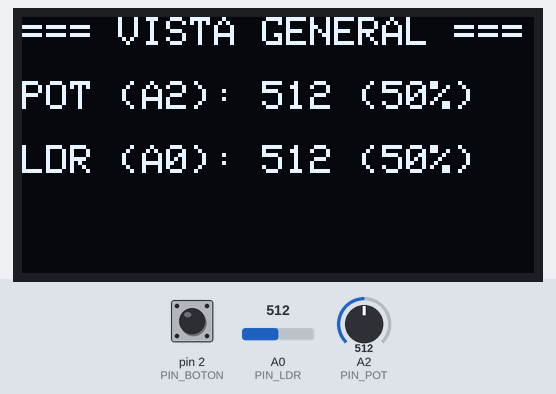
A sketch run on a simulated Arduino Uno, built with avr-gcc and run on an emulated ATmega328P. On the bench: 128×64 one-colour display. Inputs (shaded band) come from the test bench; at power-on: A0 (PIN_LDR) = 512, pin 2 (PIN_BOTON) LOW, A2 (PIN_POT) = 512. What the sketch prints to the serial monitor is not drawn.

Above: at 1.2 s.
1.3 s: A0 (PIN_LDR) set to 490
At 2.0 s:
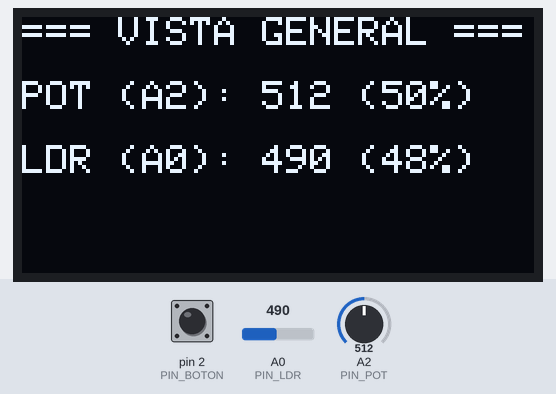
3.0 s: pin 2 (PIN_BOTON) pulled HIGH for 0.15 s
At 4.7 s:
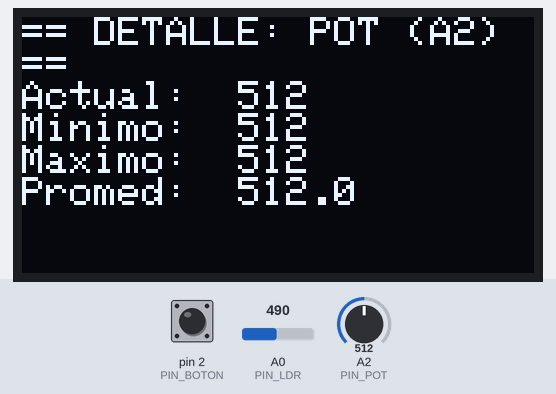
5.0 s: pin 2 (PIN_BOTON) pulled HIGH for 1 s
At 5.78 s:
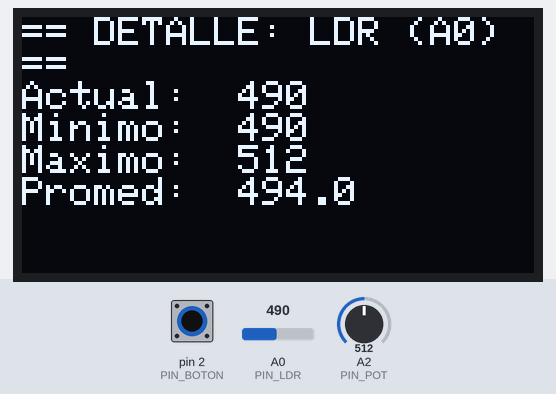
8.5 s: A0 (PIN_LDR) set to 510
At 8.9 s:
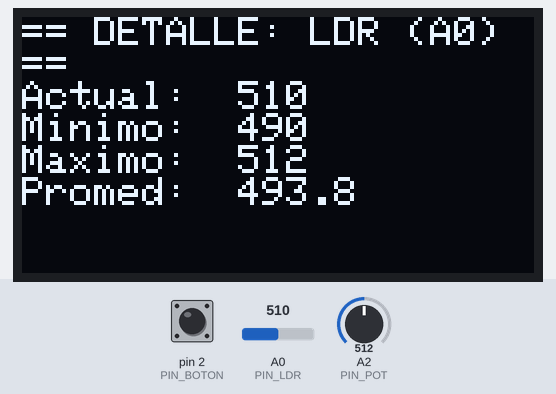
10.0 s: A0 (PIN_LDR) set to 306
At 10.28 s:
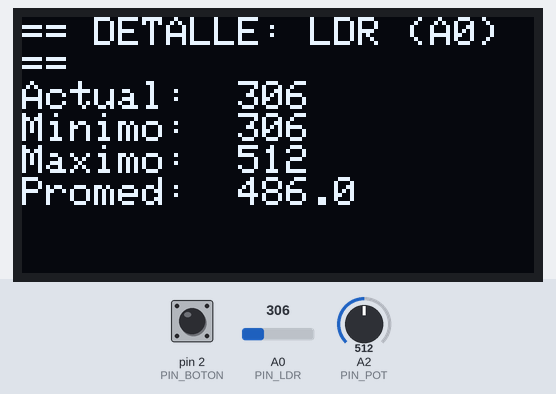
Timing chart, 0 to 12.5 s (numbered marks = the images above; inputs shaded):
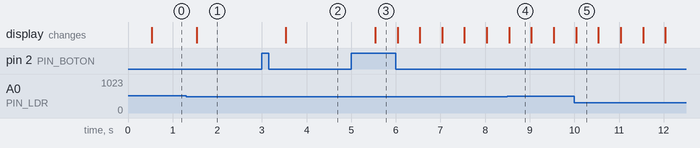

Measured:
- after the input at 1.3 s, the display: changes after 0.24 s (image 1)
- after the input at 3.0 s, the display: changes after 0.54 s (image 2)
- after the input at 5.0 s, the display: changes after 0.54 s (image 3)
- what the display in image 4 shows lasts 0.5 s, from 8.5 s to 9.0 s

The sketch:

lab-06-reto-4.ino
```cpp
/*
 * lab-06-reto-4-oled.ino
 *
 * Reto 4: Panel de tres pantallas con estadísticas por canal (OLED SSD1306)
 *
 * Circuito:
 *   - OLED SSD1306 I2C (SDA -> A4, SCL -> A5)
 *   - Potenciómetro -> A2
 *   - Fotoresistencia (LDR) -> A0
 *   - Pulsador en D2 (Pulldown: Resistencia 10k a GND, botón a +5V)
 */

#include <Wire.h>
#include <Adafruit_GFX.h>
#include <Adafruit_SSD1306.h>

// Geometría del OLED
const uint8_t ANCHO_PX = 128;
const uint8_t ALTO_PX = 64;

// Instancia OLED
Adafruit_SSD1306 display(ANCHO_PX, ALTO_PX, &Wire, -1);
uint8_t direccionOLED = 0x3C;

// Asignación de Pines
const uint8_t PIN_POT = A2;
const uint8_t PIN_LDR = A0;
const uint8_t PIN_BOTON = 2;

// Anti-rebote para el pulsador (D2)
int estadoBotonPrevio = LOW;
unsigned long ultimoTiempoDebounce = 0;
const unsigned long DELAY_DEBOUNCE = 50; // 50 ms antirrebote

// Control de pantalla (0: General, 1: Detalle POT, 2: Detalle LDR)
uint8_t pantallaActual = 0;

// Variables para estadísticas acumuladas (POT)
int minPot = 1023;
int maxPot = 0;
unsigned long sumaPot = 0;

// Variables para estadísticas acumuladas (LDR)
int minLdr = 1023;
int maxLdr = 0;
unsigned long sumaLdr = 0;

// Contador de muestras totales procesadas
unsigned long totalMuestras = 0;

// Lee el pulsador con filtro antirrebote
void verificarPulsador() {
  int lectura = digitalRead(PIN_BOTON);

  if (lectura != estadoBotonPrevio) {
    ultimoTiempoDebounce = millis();
  }

  if ((millis() - ultimoTiempoDebounce) > DELAY_DEBOUNCE) {
    static int estadoBotonEstable = LOW;
    if (lectura != estadoBotonEstable) {
      estadoBotonEstable = lectura;
      // Al detectar flanco de subida (presionado)
      if (estadoBotonEstable == HIGH) {
        pantallaActual = (pantallaActual + 1) % 3; // Modulo 3: conmuta 0 -> 1 -> 2 -> 0
      }
    }
  }
  estadoBotonPrevio = lectura;
}

// Procesa lecturas analógicas y actualiza mínimos, máximos y promedios
void actualizarEstadisticas(int valPot, int valLdr) {
  totalMuestras++;

  // Actualizar Potenciómetro
  if (valPot < minPot) minPot = valPot;
  if (valPot > maxPot) maxPot = valPot;
  sumaPot += valPot;

  // Actualizar Fotoresistencia
  if (valLdr < minLdr) minLdr = valLdr;
  if (valLdr > maxLdr) maxLdr = valLdr;
  sumaLdr += valLdr;
}

void renderizarOLED(int valPot, int valLdr, float promPot, float promLdr) {
  display.clearDisplay();
  display.setTextSize(1);
  display.setTextColor(SSD1306_WHITE);
  display.setCursor(0, 0);

  switch (pantallaActual) {
    case 0: // PANTALLA GENERAL
      display.println(F("=== VISTA GENERAL ==="));
      display.println();
      display.print(F("POT (A2): "));
      display.print(valPot);
      display.print(F(" ("));
      display.print(valPot * 100.0 / 1023.0, 0);
      display.println(F("%)"));

      display.println();
      display.print(F("LDR (A0): "));
      display.print(valLdr);
      display.print(F(" ("));
      display.print(valLdr * 100.0 / 1023.0, 0);
      display.println(F("%)"));
      break;

    case 1: // DETALLE POTENCIÓMETRO
      display.println(F("== DETALLE: POT (A2) =="));
      display.print(F("Actual:  ")); display.println(valPot);
      display.print(F("Minimo:  ")); display.println(minPot);
      display.print(F("Maximo:  ")); display.println(maxPot);
      display.print(F("Promed:  ")); display.println(promPot, 1);
      break;

    case 2: // DETALLE FOTORESISTENCIA
      display.println(F("== DETALLE: LDR (A0) =="));
      display.print(F("Actual:  ")); display.println(valLdr);
      display.print(F("Minimo:  ")); display.println(minLdr);
      display.print(F("Maximo:  ")); display.println(maxLdr);
      display.print(F("Promed:  ")); display.println(promLdr, 1);
      break;
  }

  display.display();
}

void setup() {
  Serial.begin(9600);
  Wire.begin();
  pinMode(PIN_BOTON, INPUT);

  if (!display.begin(SSD1306_SWITCHCAPVCC, direccionOLED)) {
    Serial.println(F("Error al iniciar OLED"));
    while (true);
  }

  display.clearDisplay();
  display.display();

  Serial.println(F("POT_Val,LDR_Val,POT_Prom,LDR_Prom"));
}

void loop() {
  // Verificación constante del botón en cada iteración
  verificarPulsador();

  static unsigned long tUltimaActualizacion = 0;
  unsigned long ahora = millis();

  // Ritmo fijo de muestreo y refresco (cada 500 ms)
  if (ahora - tUltimaActualizacion >= 500) {
    tUltimaActualizacion = ahora;

    // Adquisición de canales
    int valPot = analogRead(PIN_POT);
    int valLdr = analogRead(PIN_LDR);

    // Actualización de variables estadísticas
    actualizarEstadisticas(valPot, valLdr);

    float promPot = (float)sumaPot / totalMuestras;
    float promLdr = (float)sumaLdr / totalMuestras;

    // Emisión continua por Monitor Serie (ininterrumpida por cambios de pantalla)
    Serial.print(valPot); Serial.print(F(","));
    Serial.print(valLdr); Serial.print(F(","));
    Serial.print(promPot, 1); Serial.print(F(","));
    Serial.println(promLdr, 1);

    // Renderizar en la pantalla activa
    renderizarOLED(valPot, valLdr, promPot, promLdr);
  }
}
```
